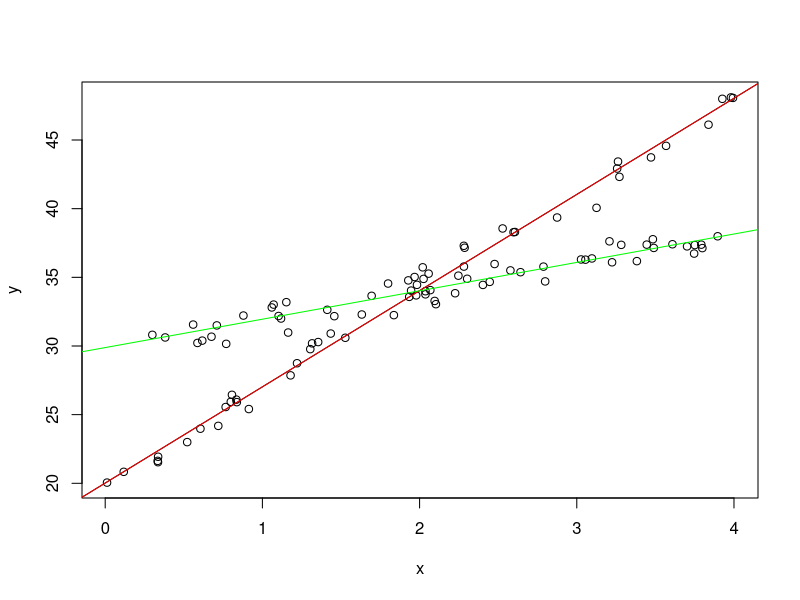

Here is the R script that generated this plot: (Note: this script raises an error after producing the figure.)

z<-sample(0:1, size = 100,replace = TRUE)
x<-sort(runif(n = 100, min = 0, max = 4))
y<-20 + 7*x + 10*z - 5*z*x + rnorm(100,sd = 0.7)

##
sample(1:11, size=100, replace=TRUE)
runif(1, min=1, max=100)
##

dat<-data.frame(z=factor(z, labels = c("A","B")),x,y)
dat
head(dat)

plot(x,y)

m<-lm(y ~ x * z,data=dat)
summary(m)
abline(m)


nuevos <- data.frame(x=c(3.0,1.2),z=c(0,1))
nuevos

abline(coef(m)[1],coef(m)[2],col="red")
abline(coef(m)[1]+coef(m)[3],coef(m)[2]+coef(m)[4],col="green")

x <- seq(0, 1, by=1)
y <- exp(20 + x * 10 + rnorm(101, sd=0.5))

ylog <- log(y)
plot(x,log(y))

m <- lm(ylog~x)

library(MASS)




























